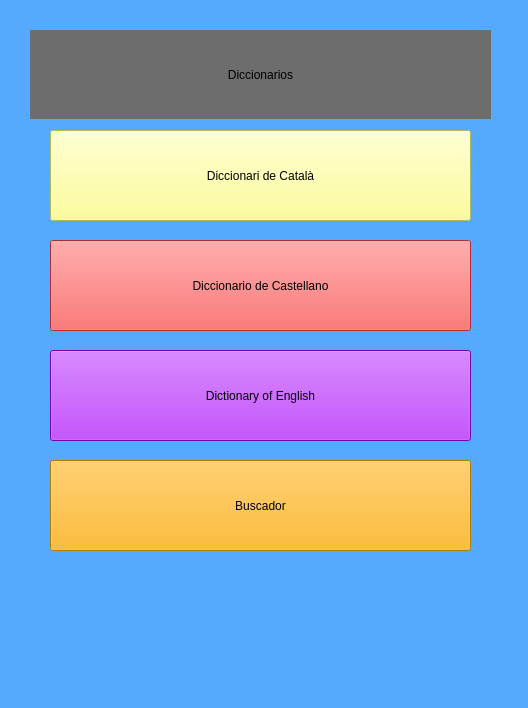
<?xml version="1.0" encoding="UTF-8"?>
<ui version="4.0">
 <class>MainWindow</class>
 <widget class="QMainWindow" name="MainWindow">
  <property name="geometry">
   <rect>
    <x>0</x>
    <y>0</y>
    <width>528</width>
    <height>708</height>
   </rect>
  </property>
  <property name="windowTitle">
   <string>MainWindow</string>
  </property>
  <property name="styleSheet">
   <string notr="true">background-color: rgb(85, 170, 255);</string>
  </property>
  <widget class="QWidget" name="centralwidget">
   <widget class="QPushButton" name="Cat">
    <property name="geometry">
     <rect>
      <x>50</x>
      <y>130</y>
      <width>421</width>
      <height>91</height>
     </rect>
    </property>
    <property name="styleSheet">
     <string notr="true">font: 87 20pt &quot;Arial Black&quot;;
background-color: rgb(255, 255, 127);</string>
    </property>
    <property name="text">
     <string>Diccionari de Català</string>
    </property>
   </widget>
   <widget class="QPushButton" name="Esp">
    <property name="geometry">
     <rect>
      <x>50</x>
      <y>240</y>
      <width>421</width>
      <height>91</height>
     </rect>
    </property>
    <property name="styleSheet">
     <string notr="true">background-color: rgb(255, 61, 61);
font: 87 20pt &quot;Arial Black&quot;;</string>
    </property>
    <property name="text">
     <string>Diccionario de Castellano</string>
    </property>
   </widget>
   <widget class="QPushButton" name="Eng">
    <property name="geometry">
     <rect>
      <x>50</x>
      <y>350</y>
      <width>421</width>
      <height>91</height>
     </rect>
    </property>
    <property name="styleSheet">
     <string notr="true">background-color: rgb(170, 0, 255);
font: 87 20pt &quot;Arial Black&quot;;
</string>
    </property>
    <property name="text">
     <string>Dictionary of English</string>
    </property>
   </widget>
   <widget class="QPushButton" name="Buscador">
    <property name="geometry">
     <rect>
      <x>50</x>
      <y>460</y>
      <width>421</width>
      <height>91</height>
     </rect>
    </property>
    <property name="styleSheet">
     <string notr="true">background-color: rgb(255, 170, 0);
font: 87 20pt &quot;Arial Black&quot;;</string>
    </property>
    <property name="text">
     <string>Buscador</string>
    </property>
   </widget>
   <widget class="QLabel" name="Titol">
    <property name="geometry">
     <rect>
      <x>30</x>
      <y>30</y>
      <width>461</width>
      <height>89</height>
     </rect>
    </property>
    <property name="styleSheet">
     <string notr="true">background-color: rgb(109, 109, 109);
font: 87 20pt &quot;Arial Black&quot;;</string>
    </property>
    <property name="text">
     <string>Diccionarios</string>
    </property>
    <property name="alignment">
     <set>Qt::AlignCenter</set>
    </property>
   </widget>
  </widget>
  <widget class="QStatusBar" name="statusbar"/>
 </widget>
 <resources/>
 <connections/>
</ui>
